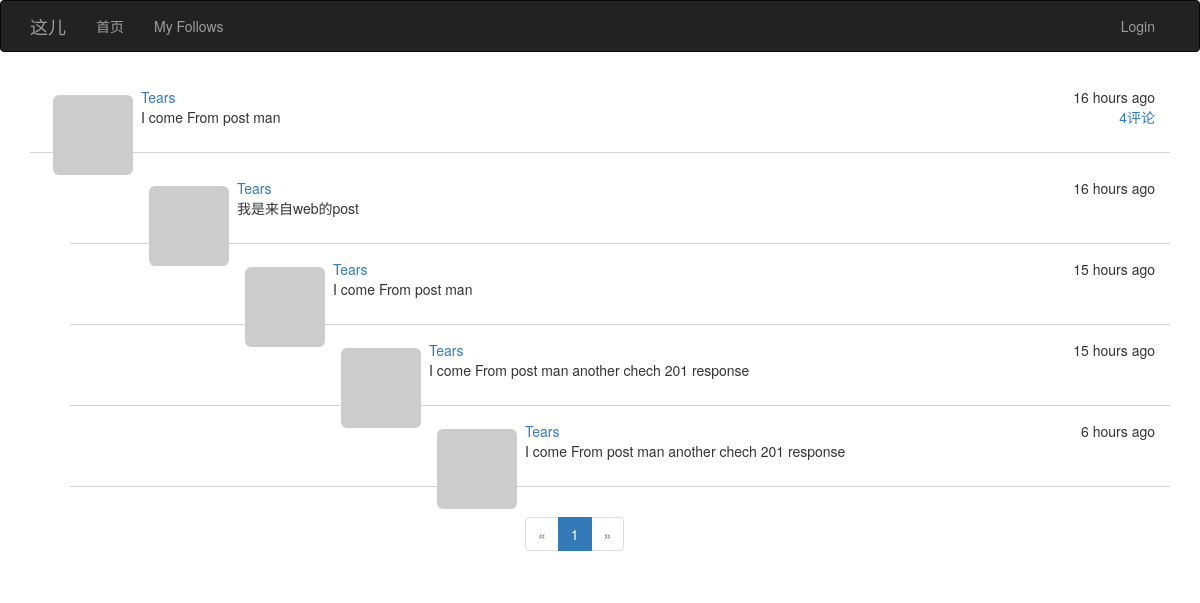
Page /post/145 on the committed database.
### app/models.py (models this page shows, shortened)
class Post(db.Model):
    __tablename__ = 'posts'
    id = db.Column(db.Integer, primary_key=True)
    body = db.Column(db.Text)
    body_html = db.Column(db.Text)
    timestamp = db.Column(db.DateTime, index=True, default=datetime.utcnow)
    author_id = db.Column(db.Integer, db.ForeignKey('users.id'))
    post_type = db.Column(db.Integer, default=PostType.POST)
    parent_post_id = db.Column(db.Integer, db.ForeignKey('posts.id'))
    disabled = db.Column(db.Boolean, default=True)
    comments = db.relationship('Post', foreign_keys=[parent_post_id],
                               backref=db.backref('parent_post',
                                                  lazy='joined', remote_side=[id]),
                               cascade='all,delete-orphan',
                               lazy='dynamic'
                               )

class User(UserMixin, db.Model):
    __tablename__ = 'users'
    id = db.Column(db.Integer, primary_key=True)
    email = db.Column(db.String(64), unique=True, index=True)
    username = db.Column(db.String(64), unique=True, index=True)
    password_hash = db.Column(db.String(128))
    confirmed = db.Column(db.Boolean, default=False)
    role_id = db.Column(db.Integer, db.ForeignKey('roles.id'))
    posts = db.relationship('Post', backref='author', lazy='dynamic')
    location = db.Column(db.String(64))
    about_me = db.Column(db.Text())
    member_since = db.Column(db.DateTime(), default=datetime.utcnow)
    last_seen = db.Column(db.DateTime(), default=datetime.utcnow)
    avatar = db.Column(db.String(128))
    followed = db.relationship('Follow', foreign_keys=[Follow.follower_id],
                               backref=db.backref('follower', lazy='joined'),
                               lazy='dynamic', cascade='all, delete-orphan')
    followers = db.relationship('Follow', foreign_keys=[Follow.followed_id],
                                backref=db.backref('followed', lazy='joined'),
                                lazy='dynamic', cascade='all, delete-orphan')
    def getAvatar(self, size=100, default='identicon', rating='g'):
        if request.is_secure:
            url = "https://secure.gravatar.com/avatar"
        else:
            url = 'http://www.gravatar.com/avatar'
        hash = self.avatar or hashlib.md5(self.email.encode('utf-8')).hexdigest()
        return '{url}/{hash}?s={size}&d={default}&r={rating}'.format(
            url=url, hash=hash, default=default, rating=rating, size=size)
    @property
    def password(self):
        raise AttributeError('password is not readable attribute')

### app/main/views.py (the view, shortened to what this page needs)
@main.route('/post/<int:id>', methods=["GET", "POST"])
def post(id):
    post = Post.query.get_or_404(id)
    page = request.args.get('page', 1, type=int)
    form = CommentForm()
    if page == -1:
        page = (post.comments.count() - 1) // 10 + 1
    pagination = post.comments.order_by(Post.timestamp.asc()).paginate(page, per_page=10, error_out=False)
    comments = pagination.items
    return render_template('post.html', posts=[post], page=page,
                           form=form, comments=comments, pagination=pagination)

### app/main/__init__.py (called while the page is built)
@main.app_context_processor
def inject_permissions():
    return dict(Permission=Permission)

### app/models.py (called while the page is built)
    def can(self, permissions):
        return False

### app/templates/post.html (shortened to what this page needs)
{% extends "bootstrap_base.html" %}
{% import "bootstrap/wtf.html" as wtf %}
{% import 'message.html' as msg %}
{% block content %}
<div class="container">
    {% include '_posts.html' %}
    {% include '_comments.html' %}
    {% import '_posts.html' as pg %}
    {{pg.pagination_widget(pagination,'.post',id=posts[0].id)}}
</div>
{% endblock %}

### app/templates/_posts.html
<ul class="posts">
    {% for post in posts %}
    {% if post and post.author %}
    <li>
        <div class="post-thumbnail">
            <a href="{{url_for('.user',id=post.author.id)}}">
                <img src="{{ post.author.getAvatar(size=40) }}"
                     class="img-rounded profile-thumbnail"/></a>
        </div>
        <div class="post-date">{{ moment(post.timestamp).fromNow()}}</div>
        <div class="post-author"><a href="{{url_for('.user',id=post.author.id)}}">
            {{ post.author.username}}</a></div>
        <div class="post-body">
            <span class="pull-right" style="margin-left:30px"><a href="{{url_for('.post',id=post.id)}}">{{post.comments.count()}}评论</a></span>
            {% if post.body_html %}
            {{ post.body_html| safe}}
            {% else %}
            {{ post.body }}
            {% endif %}
        </div>
    </li>
    {% endif %}
    {% endfor %}
</ul>
{% macro pagination_widget(pagination,endpoint) %}
<nav aria-label="Page navigation">
    <ul class="pagination">
        <li {% if not pagination.has_prev %} class="disabled" {% endif%}>
            <a href="{% if pagination.has_prev %}{{url_for(endpoint,page=pagination.page-1,**kwargs)}}
             {%else%}#{% endif%}" aria-label="Previous">
                <span aria-hidden="true">&laquo;</span>
            </a>
        </li>
        {% for p in pagination.iter_pages()%}
        {%if p == pagination.page %}
        <li class="active"><a href="{{url_for(endpoint,page=p,**kwargs)}}">{{p}}</a>
        </li>
        {% elif p %}
        <li><a href="{{url_for(endpoint,page=p,**kwargs)}}">{{p}}</a>
        </li>
        {% else %}
        <li class="disabled"><a href="{{url_for(endpoint,page=p,**kwargs)}}">...</a>
        </li>
        {% endif%}
        {% endfor %}
        <li {% if not pagination.has_next %} class="disabled" {% endif%}>
            <a href="{% if pagination.has_next %}{{url_for(endpoint,page=pagination.page+1,**kwargs)}}
             {%else%}#{% endif%}" aria-label="Next">
                <span aria-hidden="true">&raquo;</span>
            </a>
        </li>
    </ul>
</nav>
{% endmacro %}

### app/templates/_comments.html (shortened to what this page needs)
<ul class="comments">
    {% for post in comments if post and post.author and
    (not post.disabled or current_user.can(Permission.MODERATE_COMMENTS)) %}
    <li>
        <div class="post-thumbnail">
            <a href="{{url_for('.user',id=post.author.id)}}">
                <img src="{{ post.author.getAvatar(size=40) }}"
                     class="img-rounded profile-thumbnail"/></a>
        </div>
        <div class="post-date">{{ moment(post.timestamp).fromNow()}}</div>
        <div class="post-author"><a href="{{url_for('.user',id=post.author.id)}}">
            {{ post.author.username}}</a></div>
        <div class="post-body">
            {% if post.body_html %}
            {{ post.body_html| safe}}
            {% else %}
            {{ post.body }}
            {% endif %}
        </div>
    </li>
    {% endfor %}
</ul>

### app/static/style.css (style rules this page uses)
* { -webkit-font-smoothing: antialiased; }
ul.posts { padding:0px; font-family:Gibson,Helvetica Neue,HelveticaNeue,Helvetica,Arial,sans-serif; }
ul.posts li , ul.follows li, ul.comments li { list-style-type:none; padding:15px; border-bottom:1px lightgray solid; }
ul> li> .post-date { float:right; }
ul> li >.post-thumbnail { float:left; padding:8px }

### rows in the picture
Post: timestamp "16 hours ago", author.username "Tears", comments.count "4", body_html "I come From post man"
Post: timestamp "16 hours ago", author.username "Tears", body_html "我是来自web的post"
Post: timestamp "15 hours ago", author.username "Tears", body_html "I come From post man"
Post: timestamp "15 hours ago", author.username "Tears", body_html "I come From post man another chech 201 response"
Post: timestamp "6 hours ago", author.username "Tears", body_html "I come From post man another chech 201 response"

### other values in the picture
{{ p }} "1"
